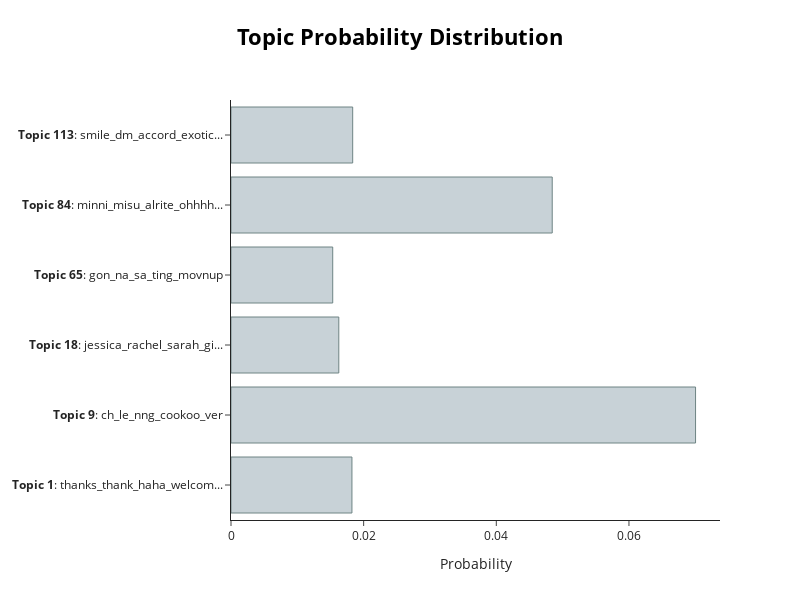

Here is the notebook cell this chart was saved with:
### Code cell
topic_model.visualize_distribution(probs[200], min_probability=0.015)

### Figure 1 — Plotly figure (JSON) as saved in the notebook; plotly's stock layout.template omitted (floating-point values rounded to 4 significant figures)
{"data": [{"marker": {"color": "#C8D2D7", "line": {"color": "#6E8484", "width": 1}}, "orientation": "h", "type": "bar", "x": [0.01823, 0.07004, 0.01625, 0.01534, 0.04843, 0.01835], "y": ["<b>Topic 1</b>: thanks_thank_haha_welcom...", "<b>Topic 9</b>: ch_le_nng_cookoo_ver", "<b>Topic 18</b>: jessica_rachel_sarah_gi...", "<b>Topic 65</b>: gon_na_sa_ting_movnup", "<b>Topic 84</b>: minni_misu_alrite_ohhhh...", "<b>Topic 113</b>: smile_dm_accord_exotic..."]}], "layout": {"height": 600, "hoverlabel": {"bgcolor": "white", "font": {"family": "Rockwell", "size": 16}}, "title": {"font": {"color": "Black", "size": 22}, "text": "<b>Topic Probability Distribution</b>", "x": 0.5, "xanchor": "center", "y": 0.95, "yanchor": "top"}, "width": 800, "xaxis": {"title": {"text": "Probability"}}}}
